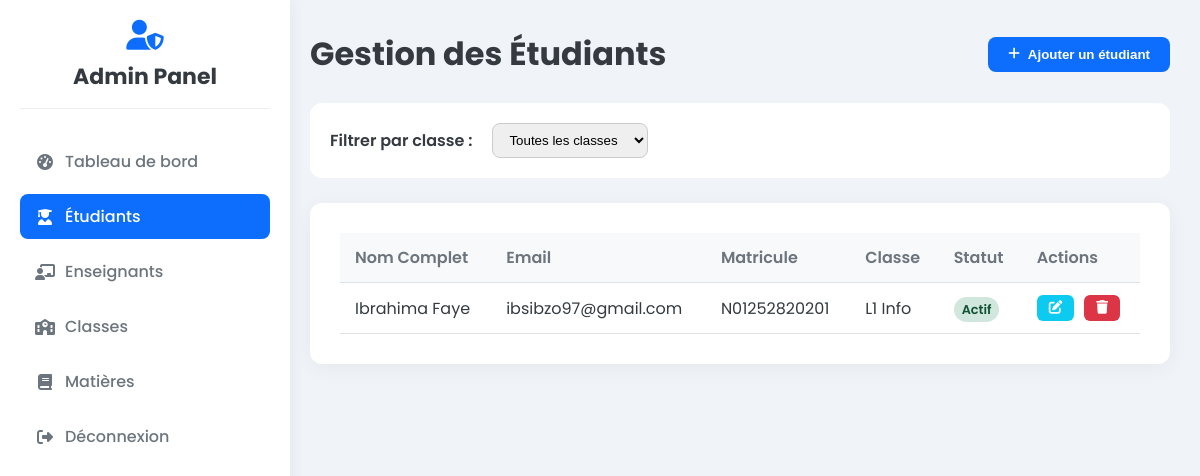
The app's page /admin/etudiants.php (signed in) with its own data.
### tables this page shows
CREATE TABLE IF NOT EXISTS `etudiants` (
  `id` int NOT NULL AUTO_INCREMENT,
  `utilisateur_id` int DEFAULT NULL,
  `classe_id` int DEFAULT NULL,
  `matricule` varchar(50) DEFAULT NULL,
  PRIMARY KEY (`id`),
  KEY `utilisateur_id` (`utilisateur_id`),
  KEY `classe_id` (`classe_id`)
);

CREATE TABLE IF NOT EXISTS `utilisateurs` (
  `id` int NOT NULL AUTO_INCREMENT,
  `nom` varchar(100) DEFAULT NULL,
  `prenom` varchar(100) DEFAULT NULL,
  `email` varchar(100) DEFAULT NULL,
  `mot_de_passe` varchar(255) DEFAULT NULL,
  `role` enum('admin','enseignant','etudiant') DEFAULT NULL,
  `statut` enum('actif','inactif') DEFAULT 'actif',
  PRIMARY KEY (`id`),
  UNIQUE KEY `email` (`email`)
);

CREATE TABLE IF NOT EXISTS `classes` (
  `id` int NOT NULL AUTO_INCREMENT,
  `nom` varchar(50) DEFAULT NULL,
  `niveau` varchar(50) DEFAULT NULL,
  `annee_scolaire` varchar(20) DEFAULT NULL,
  PRIMARY KEY (`id`)
);

### admin/etudiants.php (the view, shortened to what this page needs)
<?php
require_once '../config/db.php';
$filter_classe_id = isset($_GET['classe_id']) ? (int)$_GET['classe_id'] : null;
$sql = "
    SELECT e.id, e.matricule, u.nom, u.prenom, u.email, u.statut, c.nom AS classe_nom, e.utilisateur_id
    FROM etudiants e
    JOIN utilisateurs u ON e.utilisateur_id = u.id
    JOIN classes c ON e.classe_id = c.id
";
$sql .= " ORDER BY u.nom, u.prenom";
$stmt = $pdo->prepare($sql);
if ($filter_classe_id) {
    $stmt->execute([$filter_classe_id]);
} else {
    $stmt->execute();
}
$etudiants = $stmt->fetchAll(PDO::FETCH_ASSOC);
$classes = $pdo->query("SELECT id, nom, niveau FROM classes ORDER BY niveau, nom")->fetchAll(PDO::FETCH_ASSOC);
?>
<!DOCTYPE html>
<html lang="fr">
<head>
    <link rel="stylesheet" href="https://cdnjs.cloudflare.com/ajax/libs/font-awesome/6.4.0/css/all.min.css">
</head>
<body>
<div class="dashboard-container">
    <aside class="sidebar">
        <div class="admin-header">
            <i class="fas fa-user-shield"></i>
            <h2>Admin Panel</h2>
        </div>
        <ul>
            <li><a href="dashboard.php"><i class="fas fa-tachometer-alt"></i> Tableau de bord</a></li>
            <li><a href="etudiants.php" class="active"><i class="fas fa-user-graduate"></i> Étudiants</a></li>
            <li><a href="enseignants.php"><i class="fas fa-chalkboard-teacher"></i> Enseignants</a></li>
            <li><a href="classes.php"><i class="fas fa-school"></i> Classes</a></li>
            <li><a href="matieres.php"><i class="fas fa-book"></i> Matières</a></li>
            <li><a href="../auth/logout.php"><i class="fas fa-sign-out-alt"></i> Déconnexion</a></li>
        </ul>
    </aside>
    <main class="main-content">
        <div class="page-header">
            <h1>Gestion des Étudiants</h1>
            <button class="btn btn-primary" id="addBtn"><i class="fas fa-plus"></i> Ajouter un étudiant</button>
        </div>
        <div class="filter-bar">
            <label for="filter_classe">Filtrer par classe :</label>
            <select id="filter_classe" onchange="window.location.href = this.value;">
                <option value="etudiants.php">Toutes les classes</option>
            </select>
        </div>
        <div class="table-container">
            <table>
                <thead>
                    <tr>
                        <th>Nom Complet</th>
                        <th>Email</th>
                        <th>Matricule</th>
                        <th>Classe</th>
                        <th>Statut</th>
                        <th>Actions</th>
                    </tr>
                </thead>
                <tbody>
                    <?php if (empty($etudiants)): ?>
                        <tr><td colspan="6" style="text-align:center;">Aucun étudiant trouvé.</td></tr>
                    <?php else: ?>
                        <?php foreach ($etudiants as $etudiant): ?>
                            <tr>
                                <td><?= htmlspecialchars($etudiant['prenom'] . ' ' . $etudiant['nom']) ?></td>
                                <td><?= htmlspecialchars($etudiant['email']) ?></td>
                                <td><?= htmlspecialchars($etudiant['matricule']) ?></td>
                                <td><?= htmlspecialchars($etudiant['classe_nom']) ?></td>
                                <td><span class="status-badge <?= $etudiant['statut'] ?>"><?= ucfirst($etudiant['statut']) ?></span></td>
                                <td class="action-btns">
                                    <button class="btn btn-sm btn-info editBtn"
                                            data-id="<?= $etudiant['id'] ?>"
                                            data-utilisateur_id="<?= $etudiant['utilisateur_id'] ?>"
                                            data-nom="<?= htmlspecialchars($etudiant['nom']) ?>"
                                            data-prenom="<?= htmlspecialchars($etudiant['prenom']) ?>"
                                            data-email="<?= htmlspecialchars($etudiant['email']) ?>"
                                            data-matricule="<?= htmlspecialchars($etudiant['matricule']) ?>"
                                            data-classe_id="<?= array_search($etudiant['classe_nom'], array_column($classes, 'nom', 'id')) ?>"
                                            data-statut="<?= $etudiant['statut'] ?>">
                                        <i class="fas fa-edit"></i>
                                    </button>
                                    <a href="etudiants.php?action=delete&id=<?= $etudiant['id'] ?>" class="btn btn-sm btn-danger" onclick="return confirm('Voulez-vous vraiment supprimer cet étudiant et son compte ? Cette action est irréversible.');"><i class="fas fa-trash"></i></a>
                                </td>
                            </tr>
                        <?php endforeach; ?>
                    <?php endif; ?>
                </tbody>
            </table>
        </div>
    </main>
</div>
</body>
</html>

### admin/etudiants.php (style rules this page uses)
:root { --header-bg:linear-gradient(90deg, #0d6efd, #6610f2);--sidebar-bg:#fff;--main-bg:#f0f4f8;--card-bg:#fff;--text-dark:#343a40;--text-light:#6c757d;--primary-color:#0d6efd; }
body { background-color:var(--main-bg);margin:0;font-family:'Poppins',sans-serif;color:var(--text-dark); }
.dashboard-container { display:flex; }
.sidebar { width:250px;background:var(--sidebar-bg);color:#333;min-height:100vh;padding:20px;box-shadow:2px 0 15px rgba(0,0,0,.05);position:fixed;top:0;left:0; }
.sidebar .admin-header { text-align:center;margin-bottom:30px;padding-bottom:15px;border-bottom:1px solid #eee; }
.sidebar .admin-header i { font-size:30px;color:var(--primary-color);margin-bottom:10px; }
.sidebar .admin-header h2 { margin:0;font-size:22px;color:var(--text-dark); }
.sidebar ul { list-style:none;padding:0; }
.sidebar ul li { margin:10px 0; }
.sidebar ul li a { color:var(--text-light);text-decoration:none;font-weight:500;display:flex;align-items:center;padding:10px 15px;border-radius:8px;transition:all .3s ease; }
.sidebar ul li a i { margin-right:10px;width:20px;text-align:center; }
.sidebar ul li a.active,.sidebar ul li a:hover { background:var(--primary-color);color:#fff; }
.main-content { margin-left:280px;padding:30px;width:calc(100% - 250px); }
.page-header { display:flex;justify-content:space-between;align-items:center;margin-bottom:25px; }
.page-header h1 { font-size:2rem;color:var(--text-dark);margin:0; }
.btn { display:inline-flex;align-items:center;gap:8px;padding:10px 20px;border-radius:8px;text-decoration:none;font-weight:600;transition:all .3s ease;border:none;cursor:pointer; }
.btn-primary { background:var(--primary-color);color:#fff; }
.btn-danger { background:#dc3545;color:#fff; }
.btn-info { background:#0dcaf0;color:#fff; }
.btn-sm { padding:6px 12px;font-size:.85rem;border-radius:6px; }
.table-container { background:var(--card-bg);padding:30px;border-radius:12px;box-shadow:0 4px 20px rgba(0,0,0,.05); }
table { width:100%;border-collapse:collapse; }
table th,table td { padding:12px 15px;text-align:left;border-bottom:1px solid #dee2e6; }
table thead th { background-color:#f8f9fa;font-weight:600;color:var(--text-light); }
.status-badge { padding:4px 8px;border-radius:20px;font-size:.8rem;font-weight:600; }
.status-badge.actif { background:#d1e7dd;color:#0f5132; }
.action-btns { display:flex;gap:10px; }
.filter-bar { background:var(--card-bg);padding:20px;border-radius:12px;margin-bottom:25px;display:flex;gap:20px;align-items:center; }
.filter-bar label { font-weight:600; }
.filter-bar select { padding:8px 12px;border-radius:8px;border:1px solid #ccc; }

### records on screen
etudiants: utilisateur.nom "Ibrahima Faye", utilisateur.email "ibsibzo97@gmail.com", matricule "N01252820201", classe.nom "L1 Info", utilisateur.statut "Actif"
